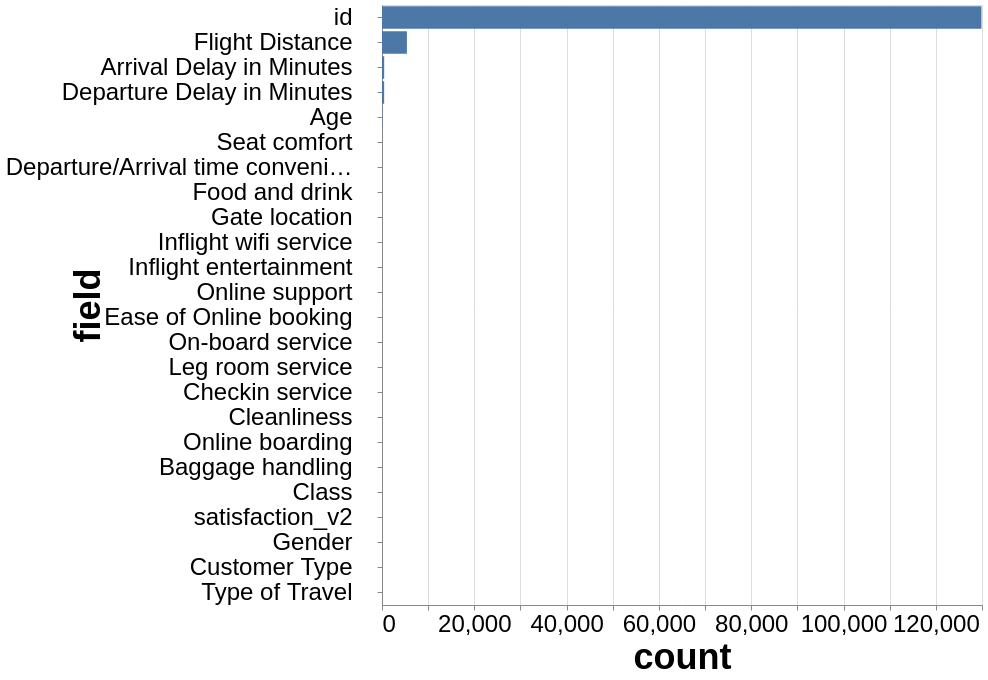

Express this chart as Vega-Lite.
### Vega-Lite specification from a JSON file in a GitHub repository (floating-point values rounded to 4 significant figures)
{"config": {"view": {}, "mark": {}, "axis": {"labelFontSize": 24, "titleFontSize": 36}}, "data": {"values": [{"field": "id", "count": 129880}, {"field": "satisfaction_v2", "count": 2}, {"field": "Gender", "count": 2}, {"field": "Customer Type", "count": 2}, {"field": "Age", "count": 75}, {"field": "Type of Travel", "count": 2}, {"field": "Class", "count": 3}, {"field": "Flight Distance", "count": 5398}, {"field": "Seat comfort", "count": 6}, {"field": "Departure/Arrival time convenient", "count": 6}, {"field": "Food and drink", "count": 6}, {"field": "Gate location", "count": 6}, {"field": "Inflight wifi service", "count": 6}, {"field": "Inflight entertainment", "count": 6}, {"field": "Online support", "count": 6}, {"field": "Ease of Online booking", "count": 6}, {"field": "On-board service", "count": 6}, {"field": "Leg room service", "count": 6}, {"field": "Baggage handling", "count": 5}, {"field": "Checkin service", "count": 6}, {"field": "Cleanliness", "count": 6}, {"field": "Online boarding", "count": 6}, {"field": "Departure Delay in Minutes", "count": 466}, {"field": "Arrival Delay in Minutes", "count": 472}]}, "mark": "bar", "encoding": {"x": {"type": "quantitative", "field": "count"}, "y": {"type": "nominal", "axis": {"labelLimit": 350, "labelPadding": 25, "titlePadding": 75}, "field": "field", "sort": {"field": "count", "order": "descending"}}}, "height": 600, "width": 600, "$schema": "https://vega.github.io/schema/vega-lite/v5.json", "datasets": {"data-fd22828f7bf89e47944ade0096e1ab34": [{"field": "id", "count": 129880}, {"field": "satisfaction_v2", "count": 2}, {"field": "Gender", "count": 2}, {"field": "Customer Type", "count": 2}, {"field": "Age", "count": 75}, {"field": "Type of Travel", "count": 2}, {"field": "Class", "count": 3}, {"field": "Flight Distance", "count": 5398}, {"field": "Seat comfort", "count": 6}, {"field": "Departure/Arrival time convenient", "count": 6}, {"field": "Food and drink", "count": 6}, {"field": "Gate location", "count": 6}, {"field": "Inflight wifi service", "count": 6}, {"field": "Inflight entertainment", "count": 6}, {"field": "Online support", "count": 6}, {"field": "Ease of Online booking", "count": 6}, {"field": "On-board service", "count": 6}, {"field": "Leg room service", "count": 6}, {"field": "Baggage handling", "count": 5}, {"field": "Checkin service", "count": 6}, {"field": "Cleanliness", "count": 6}, {"field": "Online boarding", "count": 6}, {"field": "Departure Delay in Minutes", "count": 466}, {"field": "Arrival Delay in Minutes", "count": 472}]}}
